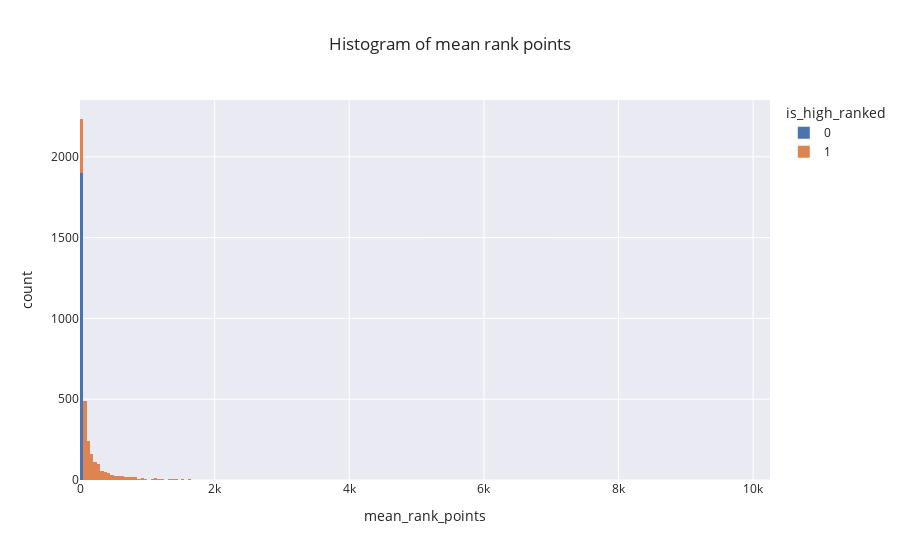

Notebook source saved alongside this figure:
### Markdown cell above
#### Median splitting

### Code cell
df_players_complete['is_high_ranked'] = np.digitize(df_players_complete['mean_rank_points'], bins=[df_players_complete['mean_rank_points'].median()])
print(df_players_complete['is_high_ranked'].value_counts())
px.histogram(df_players_complete, x="mean_rank_points", color="is_high_ranked", title="Histogram of mean rank points")

### Figure 1 — Plotly figure (JSON) as saved in the notebook; plotly's stock layout.template omitted (floating-point values rounded to 4 significant figures; data arrays with more than 128 entries replaced by an {"elided": "..."} marker saying what was removed)
{"data": [{"alignmentgroup": "True", "bingroup": "x", "hovertemplate": "is_high_ranked=0<br>mean_rank_points=%{x}<br>count=%{y}<extra></extra>", "legendgroup": "0", "marker": {"color": "rgb(76,114,176)", "pattern": {"shape": ""}}, "name": "0", "offsetgroup": "0", "orientation": "v", "showlegend": true, "type": "histogram", "x": {"elided": "1899 float values"}, "xaxis": "x", "yaxis": "y"}, {"alignmentgroup": "True", "bingroup": "x", "hovertemplate": "is_high_ranked=1<br>mean_rank_points=%{x}<br>count=%{y}<extra></extra>", "legendgroup": "1", "marker": {"color": "rgb(221,132,82)", "pattern": {"shape": ""}}, "name": "1", "offsetgroup": "1", "orientation": "v", "showlegend": true, "type": "histogram", "x": {"elided": "1899 float values"}, "xaxis": "x", "yaxis": "y"}], "layout": {"barmode": "relative", "legend": {"title": {"text": "is_high_ranked"}, "tracegroupgap": 0}, "title": {"text": "Histogram of mean rank points"}, "xaxis": {"anchor": "y", "domain": [0, 1], "title": {"text": "mean_rank_points"}}, "yaxis": {"anchor": "x", "domain": [0, 1], "title": {"text": "count"}}}}
